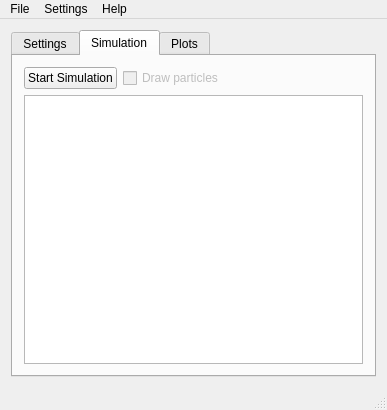
<?xml version="1.0" encoding="UTF-8"?>
<ui version="4.0">
 <class>mdmainwin</class>
 <widget class="QMainWindow" name="mdmainwin">
  <property name="geometry">
   <rect>
    <x>0</x>
    <y>0</y>
    <width>387</width>
    <height>410</height>
   </rect>
  </property>
  <property name="windowTitle">
   <string>Computational Physics Consulting</string>
  </property>
  <widget class="QWidget" name="centralWidget">
   <layout class="QVBoxLayout" name="verticalLayout_2">
    <item>
     <widget class="QTabWidget" name="tabWidget_2">
      <property name="currentIndex">
       <number>1</number>
      </property>
      <widget class="QWidget" name="tab_settings">
       <attribute name="title">
        <string>Settings</string>
       </attribute>
       <layout class="QVBoxLayout" name="verticalLayout">
        <item>
         <widget class="QTabWidget" name="tabWidget">
          <property name="currentIndex">
           <number>4</number>
          </property>
          <property name="usesScrollButtons">
           <bool>true</bool>
          </property>
          <widget class="QWidget" name="tab_element">
           <attribute name="title">
            <string>Element</string>
           </attribute>
           <widget class="QLabel" name="lattice_type_l">
            <property name="geometry">
             <rect>
              <x>10</x>
              <y>20</y>
              <width>81</width>
              <height>21</height>
             </rect>
            </property>
            <property name="text">
             <string>Lattice type:</string>
            </property>
           </widget>
           <widget class="QLabel" name="sigma_l">
            <property name="geometry">
             <rect>
              <x>10</x>
              <y>50</y>
              <width>81</width>
              <height>21</height>
             </rect>
            </property>
            <property name="text">
             <string>Sigma:</string>
            </property>
           </widget>
           <widget class="QLabel" name="epsilon_l">
            <property name="geometry">
             <rect>
              <x>10</x>
              <y>80</y>
              <width>81</width>
              <height>21</height>
             </rect>
            </property>
            <property name="text">
             <string>Epsilon:</string>
            </property>
           </widget>
           <widget class="QLabel" name="mass_l">
            <property name="geometry">
             <rect>
              <x>10</x>
              <y>110</y>
              <width>81</width>
              <height>21</height>
             </rect>
            </property>
            <property name="text">
             <string>Mass:</string>
            </property>
           </widget>
           <widget class="QLabel" name="lattice_constant_l">
            <property name="geometry">
             <rect>
              <x>10</x>
              <y>140</y>
              <width>91</width>
              <height>21</height>
             </rect>
            </property>
            <property name="text">
             <string>Lattice constant:</string>
            </property>
           </widget>
           <widget class="QComboBox" name="lattice_type_cb">
            <property name="geometry">
             <rect>
              <x>110</x>
              <y>20</y>
              <width>61</width>
              <height>22</height>
             </rect>
            </property>
            <property name="currentIndex">
             <number>0</number>
            </property>
            <item>
             <property name="text">
              <string extracomment="Simple cubic">SC</string>
             </property>
            </item>
            <item>
             <property name="text">
              <string extracomment="Face-centered cubic">FCC</string>
             </property>
            </item>
            <item>
             <property name="text">
              <string extracomment="Body-centered cubic">BCC</string>
             </property>
            </item>
           </widget>
           <widget class="QPushButton" name="save_element_pb">
            <property name="geometry">
             <rect>
              <x>10</x>
              <y>170</y>
              <width>91</width>
              <height>23</height>
             </rect>
            </property>
            <property name="sizePolicy">
             <sizepolicy hsizetype="Minimum" vsizetype="Fixed">
              <horstretch>0</horstretch>
              <verstretch>0</verstretch>
             </sizepolicy>
            </property>
            <property name="text">
             <string>Save Element...</string>
            </property>
           </widget>
           <widget class="QPushButton" name="load_element_pb">
            <property name="geometry">
             <rect>
              <x>110</x>
              <y>170</y>
              <width>91</width>
              <height>23</height>
             </rect>
            </property>
            <property name="text">
             <string>Load Element...</string>
            </property>
           </widget>
           <widget class="QLabel" name="sigma_unit_l">
            <property name="geometry">
             <rect>
              <x>200</x>
              <y>50</y>
              <width>61</width>
              <height>21</height>
             </rect>
            </property>
            <property name="text">
             <string>Å</string>
            </property>
           </widget>
           <widget class="QComboBox" name="epsilon_unit_cb">
            <property name="geometry">
             <rect>
              <x>200</x>
              <y>80</y>
              <width>61</width>
              <height>22</height>
             </rect>
            </property>
            <item>
             <property name="text">
              <string extracomment="Electron Volt">eV</string>
             </property>
            </item>
            <item>
             <property name="text">
              <string extracomment="Ergon">erg</string>
             </property>
            </item>
           </widget>
           <widget class="QLabel" name="lattice_constant_unit_l">
            <property name="geometry">
             <rect>
              <x>200</x>
              <y>140</y>
              <width>61</width>
              <height>21</height>
             </rect>
            </property>
            <property name="text">
             <string>Å</string>
            </property>
           </widget>
           <widget class="QLabel" name="mass_unit_l">
            <property name="geometry">
             <rect>
              <x>200</x>
              <y>110</y>
              <width>46</width>
              <height>16</height>
             </rect>
            </property>
            <property name="text">
             <string>u</string>
            </property>
           </widget>
           <widget class="QLineEdit" name="sigma_le">
            <property name="geometry">
             <rect>
              <x>110</x>
              <y>50</y>
              <width>81</width>
              <height>21</height>
             </rect>
            </property>
           </widget>
           <widget class="QLineEdit" name="epsilon_le">
            <property name="geometry">
             <rect>
              <x>110</x>
              <y>80</y>
              <width>81</width>
              <height>21</height>
             </rect>
            </property>
           </widget>
           <widget class="QLineEdit" name="mass_le">
            <property name="geometry">
             <rect>
              <x>110</x>
              <y>110</y>
              <width>81</width>
              <height>21</height>
             </rect>
            </property>
           </widget>
           <widget class="QLineEdit" name="lattice_constant_le">
            <property name="geometry">
             <rect>
              <x>110</x>
              <y>140</y>
              <width>81</width>
              <height>21</height>
             </rect>
            </property>
           </widget>
          </widget>
          <widget class="QWidget" name="tab_environment">
           <attribute name="title">
            <string>Environment</string>
           </attribute>
           <widget class="QLabel" name="init_temperature_l">
            <property name="geometry">
             <rect>
              <x>10</x>
              <y>50</y>
              <width>111</width>
              <height>21</height>
             </rect>
            </property>
            <property name="text">
             <string>Initial temperature:</string>
            </property>
           </widget>
           <widget class="QLabel" name="init_temperature_unit_l">
            <property name="geometry">
             <rect>
              <x>210</x>
              <y>50</y>
              <width>101</width>
              <height>21</height>
             </rect>
            </property>
            <property name="text">
             <string>K</string>
            </property>
           </widget>
           <widget class="QLabel" name="num_particles_l">
            <property name="geometry">
             <rect>
              <x>10</x>
              <y>20</y>
              <width>121</width>
              <height>21</height>
             </rect>
            </property>
            <property name="text">
             <string>Number of particles:</string>
            </property>
           </widget>
           <widget class="QLineEdit" name="init_temperature_le">
            <property name="geometry">
             <rect>
              <x>120</x>
              <y>50</y>
              <width>81</width>
              <height>21</height>
             </rect>
            </property>
           </widget>
           <widget class="QLineEdit" name="num_particles_le">
            <property name="geometry">
             <rect>
              <x>120</x>
              <y>20</y>
              <width>81</width>
              <height>21</height>
             </rect>
            </property>
           </widget>
          </widget>
          <widget class="QWidget" name="tab_control">
           <attribute name="title">
            <string>Control</string>
           </attribute>
           <widget class="QGroupBox" name="groupBox_3">
            <property name="geometry">
             <rect>
              <x>10</x>
              <y>10</y>
              <width>273</width>
              <height>151</height>
             </rect>
            </property>
            <property name="title">
             <string>Constants</string>
            </property>
            <layout class="QHBoxLayout" name="horizontalLayout_4">
             <item>
              <layout class="QVBoxLayout" name="verticalLayout_5">
               <property name="spacing">
                <number>10</number>
               </property>
               <item>
                <widget class="QRadioButton" name="npe_rb">
                 <property name="text">
                  <string>NPE</string>
                 </property>
                </widget>
               </item>
               <item>
                <widget class="QRadioButton" name="nve_rb">
                 <property name="text">
                  <string>NVE</string>
                 </property>
                </widget>
               </item>
               <item>
                <widget class="QRadioButton" name="nvt_rb">
                 <property name="text">
                  <string>NVT</string>
                 </property>
                </widget>
               </item>
               <item>
                <widget class="QRadioButton" name="npt_rb">
                 <property name="text">
                  <string>NPT</string>
                 </property>
                </widget>
               </item>
              </layout>
             </item>
             <item>
              <widget class="QLabel" name="constants_comment_l">
               <property name="sizePolicy">
                <sizepolicy hsizetype="Expanding" vsizetype="Preferred">
                 <horstretch>0</horstretch>
                 <verstretch>0</verstretch>
                </sizepolicy>
               </property>
               <property name="text">
                <string>TextLabel</string>
               </property>
               <property name="alignment">
                <set>Qt::AlignLeading|Qt::AlignLeft|Qt::AlignTop</set>
               </property>
              </widget>
             </item>
            </layout>
           </widget>
           <widget class="QLabel" name="desired_pressure_l">
            <property name="geometry">
             <rect>
              <x>10</x>
              <y>170</y>
              <width>111</width>
              <height>21</height>
             </rect>
            </property>
            <property name="text">
             <string>Desired pressure:</string>
            </property>
           </widget>
           <widget class="QLabel" name="desired_temperature_l">
            <property name="geometry">
             <rect>
              <x>10</x>
              <y>200</y>
              <width>111</width>
              <height>21</height>
             </rect>
            </property>
            <property name="text">
             <string>Desired temperature:</string>
            </property>
           </widget>
           <widget class="QComboBox" name="desired_pressure_unit_cb">
            <property name="geometry">
             <rect>
              <x>210</x>
              <y>170</y>
              <width>61</width>
              <height>22</height>
             </rect>
            </property>
            <property name="currentIndex">
             <number>2</number>
            </property>
            <item>
             <property name="text">
              <string>Pa</string>
             </property>
            </item>
            <item>
             <property name="text">
              <string>Bar</string>
             </property>
            </item>
            <item>
             <property name="text">
              <string>atm</string>
             </property>
            </item>
           </widget>
           <widget class="QLabel" name="desired_temperature_unit_l">
            <property name="geometry">
             <rect>
              <x>210</x>
              <y>200</y>
              <width>46</width>
              <height>16</height>
             </rect>
            </property>
            <property name="text">
             <string>K</string>
            </property>
           </widget>
           <widget class="QLineEdit" name="desire_temperature_le">
            <property name="geometry">
             <rect>
              <x>120</x>
              <y>200</y>
              <width>81</width>
              <height>21</height>
             </rect>
            </property>
           </widget>
           <widget class="QLineEdit" name="desired_pressure_le">
            <property name="geometry">
             <rect>
              <x>120</x>
              <y>170</y>
              <width>81</width>
              <height>21</height>
             </rect>
            </property>
           </widget>
          </widget>
          <widget class="QWidget" name="tab_simulation">
           <attribute name="title">
            <string>Simulation</string>
           </attribute>
           <widget class="QWidget" name="widget" native="true">
            <property name="geometry">
             <rect>
              <x>1</x>
              <y>1</y>
              <width>291</width>
              <height>231</height>
             </rect>
            </property>
            <layout class="QVBoxLayout" name="verticalLayout_3">
             <item>
              <widget class="QGroupBox" name="groupBox">
               <property name="sizePolicy">
                <sizepolicy hsizetype="Expanding" vsizetype="Preferred">
                 <horstretch>0</horstretch>
                 <verstretch>0</verstretch>
                </sizepolicy>
               </property>
               <property name="minimumSize">
                <size>
                 <width>0</width>
                 <height>0</height>
                </size>
               </property>
               <property name="title">
                <string>Leapfrog integration</string>
               </property>
               <widget class="QLabel" name="time_step_unit_l">
                <property name="geometry">
                 <rect>
                  <x>210</x>
                  <y>30</y>
                  <width>21</width>
                  <height>21</height>
                 </rect>
                </property>
                <property name="text">
                 <string>fs</string>
                </property>
               </widget>
               <widget class="QLabel" name="time_step_l">
                <property name="geometry">
                 <rect>
                  <x>10</x>
                  <y>30</y>
                  <width>101</width>
                  <height>21</height>
                 </rect>
                </property>
                <property name="text">
                 <string>Time step length:</string>
                </property>
               </widget>
               <widget class="QLabel" name="num_time_steps_l">
                <property name="geometry">
                 <rect>
                  <x>10</x>
                  <y>60</y>
                  <width>131</width>
                  <height>21</height>
                 </rect>
                </property>
                <property name="text">
                 <string>Number of time step:</string>
                </property>
               </widget>
               <widget class="QLineEdit" name="time_step_le">
                <property name="geometry">
                 <rect>
                  <x>120</x>
                  <y>30</y>
                  <width>81</width>
                  <height>21</height>
                 </rect>
                </property>
               </widget>
               <widget class="QLineEdit" name="num_time_steps_le">
                <property name="geometry">
                 <rect>
                  <x>120</x>
                  <y>60</y>
                  <width>81</width>
                  <height>21</height>
                 </rect>
                </property>
               </widget>
              </widget>
             </item>
             <item>
              <widget class="QGroupBox" name="groupBox_2">
               <property name="sizePolicy">
                <sizepolicy hsizetype="Expanding" vsizetype="Preferred">
                 <horstretch>0</horstretch>
                 <verstretch>0</verstretch>
                </sizepolicy>
               </property>
               <property name="minimumSize">
                <size>
                 <width>0</width>
                 <height>0</height>
                </size>
               </property>
               <property name="title">
                <string>Verlet list</string>
               </property>
               <widget class="QLabel" name="inner_cutoff_l">
                <property name="geometry">
                 <rect>
                  <x>10</x>
                  <y>30</y>
                  <width>71</width>
                  <height>21</height>
                 </rect>
                </property>
                <property name="text">
                 <string>Inner cutoff:</string>
                </property>
               </widget>
               <widget class="QLabel" name="outer_cutoff_l">
                <property name="geometry">
                 <rect>
                  <x>10</x>
                  <y>60</y>
                  <width>71</width>
                  <height>21</height>
                 </rect>
                </property>
                <property name="text">
                 <string>Outer cutoff:</string>
                </property>
               </widget>
               <widget class="QLabel" name="inner_cutoff_unit_l">
                <property name="geometry">
                 <rect>
                  <x>170</x>
                  <y>30</y>
                  <width>71</width>
                  <height>21</height>
                 </rect>
                </property>
                <property name="text">
                 <string>times Sigma</string>
                </property>
               </widget>
               <widget class="QLabel" name="outer_cutoff_unit_l">
                <property name="geometry">
                 <rect>
                  <x>170</x>
                  <y>60</y>
                  <width>111</width>
                  <height>21</height>
                 </rect>
                </property>
                <property name="text">
                 <string>times inner cutoff</string>
                </property>
               </widget>
               <widget class="QLineEdit" name="inner_cutoff_le">
                <property name="geometry">
                 <rect>
                  <x>80</x>
                  <y>30</y>
                  <width>81</width>
                  <height>21</height>
                 </rect>
                </property>
               </widget>
               <widget class="QLineEdit" name="outer_cutoff_le">
                <property name="geometry">
                 <rect>
                  <x>80</x>
                  <y>60</y>
                  <width>81</width>
                  <height>21</height>
                 </rect>
                </property>
               </widget>
              </widget>
             </item>
            </layout>
           </widget>
          </widget>
          <widget class="QWidget" name="tab_output">
           <attribute name="title">
            <string>Output</string>
           </attribute>
           <widget class="QLabel" name="measurement_interval_l">
            <property name="geometry">
             <rect>
              <x>10</x>
              <y>20</y>
              <width>131</width>
              <height>21</height>
             </rect>
            </property>
            <property name="sizePolicy">
             <sizepolicy hsizetype="Preferred" vsizetype="Expanding">
              <horstretch>0</horstretch>
              <verstretch>0</verstretch>
             </sizepolicy>
            </property>
            <property name="text">
             <string>Measurement interval:</string>
            </property>
           </widget>
           <widget class="QSpinBox" name="measurement_interval_sb">
            <property name="geometry">
             <rect>
              <x>130</x>
              <y>20</y>
              <width>81</width>
              <height>21</height>
             </rect>
            </property>
            <property name="minimum">
             <number>1</number>
            </property>
            <property name="maximum">
             <number>1000000</number>
            </property>
            <property name="value">
             <number>1</number>
            </property>
           </widget>
           <widget class="QLabel" name="measurement_interval_timesteps_l">
            <property name="geometry">
             <rect>
              <x>220</x>
              <y>20</y>
              <width>61</width>
              <height>21</height>
             </rect>
            </property>
            <property name="text">
             <string>timesteps</string>
            </property>
           </widget>
           <widget class="QGroupBox" name="groupBox_4">
            <property name="geometry">
             <rect>
              <x>10</x>
              <y>50</y>
              <width>273</width>
              <height>151</height>
             </rect>
            </property>
            <property name="title">
             <string>Stored properties</string>
            </property>
            <widget class="QCheckBox" name="msd_cb">
             <property name="geometry">
              <rect>
               <x>10</x>
               <y>120</y>
               <width>51</width>
               <height>21</height>
              </rect>
             </property>
             <property name="text">
              <string>MSD</string>
             </property>
            </widget>
            <widget class="QCheckBox" name="energy_total_cb">
             <property name="geometry">
              <rect>
               <x>140</x>
               <y>30</y>
               <width>101</width>
               <height>21</height>
              </rect>
             </property>
             <property name="text">
              <string>Energy, total</string>
             </property>
            </widget>
            <widget class="QCheckBox" name="diffoceff_cb">
             <property name="geometry">
              <rect>
               <x>10</x>
               <y>30</y>
               <width>101</width>
               <height>21</height>
              </rect>
             </property>
             <property name="text">
              <string>Diffusion coeff.</string>
             </property>
            </widget>
            <widget class="QCheckBox" name="energy_potential_cb">
             <property name="geometry">
              <rect>
               <x>140</x>
               <y>90</y>
               <width>121</width>
               <height>21</height>
              </rect>
             </property>
             <property name="text">
              <string>Energy, potential</string>
             </property>
            </widget>
            <widget class="QCheckBox" name="energy_kinetic_cb">
             <property name="geometry">
              <rect>
               <x>140</x>
               <y>60</y>
               <width>111</width>
               <height>21</height>
              </rect>
             </property>
             <property name="text">
              <string>Energy, kinetic</string>
             </property>
            </widget>
            <widget class="QCheckBox" name="cohesive_energy_cb">
             <property name="geometry">
              <rect>
               <x>140</x>
               <y>120</y>
               <width>121</width>
               <height>21</height>
              </rect>
             </property>
             <property name="text">
              <string>Cohesive energy</string>
             </property>
            </widget>
            <widget class="QCheckBox" name="pressure_cb">
             <property name="geometry">
              <rect>
               <x>10</x>
               <y>60</y>
               <width>71</width>
               <height>21</height>
              </rect>
             </property>
             <property name="text">
              <string>Pressure</string>
             </property>
            </widget>
            <widget class="QCheckBox" name="cv_cb">
             <property name="geometry">
              <rect>
               <x>10</x>
               <y>90</y>
               <width>41</width>
               <height>21</height>
              </rect>
             </property>
             <property name="text">
              <string>Cv</string>
             </property>
            </widget>
           </widget>
           <widget class="QCheckBox" name="store_particle_possitions_cb">
            <property name="geometry">
             <rect>
              <x>20</x>
              <y>210</y>
              <width>131</width>
              <height>17</height>
             </rect>
            </property>
            <property name="text">
             <string>Store particle positions</string>
            </property>
           </widget>
          </widget>
         </widget>
        </item>
        <item>
         <layout class="QHBoxLayout" name="horizontalLayout">
          <item>
           <widget class="QDialogButtonBox" name="settings_bb">
            <property name="standardButtons">
             <set>QDialogButtonBox::Cancel|QDialogButtonBox::Ok</set>
            </property>
            <property name="centerButtons">
             <bool>false</bool>
            </property>
           </widget>
          </item>
         </layout>
        </item>
       </layout>
      </widget>
      <widget class="QWidget" name="tab_simulation_2">
       <attribute name="title">
        <string>Simulation</string>
       </attribute>
       <layout class="QVBoxLayout" name="verticalLayout_4">
        <item>
         <layout class="QHBoxLayout" name="horizontalLayout_3">
          <item>
           <widget class="QPushButton" name="start_simulation_pb">
            <property name="text">
             <string>Start Simulation</string>
            </property>
           </widget>
          </item>
          <item>
           <widget class="QCheckBox" name="draw_particles_cb">
            <property name="enabled">
             <bool>false</bool>
            </property>
            <property name="text">
             <string>Draw particles</string>
            </property>
           </widget>
          </item>
          <item>
           <spacer name="horizontalSpacer_2">
            <property name="orientation">
             <enum>Qt::Horizontal</enum>
            </property>
            <property name="sizeHint" stdset="0">
             <size>
              <width>40</width>
              <height>20</height>
             </size>
            </property>
           </spacer>
          </item>
         </layout>
        </item>
        <item>
         <widget class="QTextBrowser" name="simulation_output_tb"/>
        </item>
       </layout>
      </widget>
      <widget class="QWidget" name="tab_plots">
       <attribute name="title">
        <string>Plots</string>
       </attribute>
      </widget>
     </widget>
    </item>
   </layout>
  </widget>
  <widget class="QMenuBar" name="menuBar">
   <property name="geometry">
    <rect>
     <x>0</x>
     <y>0</y>
     <width>387</width>
     <height>18</height>
    </rect>
   </property>
   <widget class="QMenu" name="menuFile">
    <property name="title">
     <string>File</string>
    </property>
    <addaction name="actionExit"/>
   </widget>
   <widget class="QMenu" name="menuHelp">
    <property name="title">
     <string>Help</string>
    </property>
    <addaction name="actionAbout"/>
   </widget>
   <widget class="QMenu" name="menuSettings">
    <property name="title">
     <string>Settings</string>
    </property>
    <addaction name="actionSave_Settings"/>
    <addaction name="actionLoad_Settings"/>
   </widget>
   <addaction name="menuFile"/>
   <addaction name="menuSettings"/>
   <addaction name="menuHelp"/>
  </widget>
  <widget class="QStatusBar" name="statusbar"/>
  <action name="actionExit">
   <property name="text">
    <string>Exit</string>
   </property>
  </action>
  <action name="actionAbout">
   <property name="text">
    <string>About...</string>
   </property>
  </action>
  <action name="actionSave_Settings">
   <property name="text">
    <string>Save Settings...</string>
   </property>
  </action>
  <action name="actionLoad_Settings">
   <property name="text">
    <string>Load Settings...</string>
   </property>
  </action>
 </widget>
 <layoutdefault spacing="6" margin="11"/>
 <resources/>
 <connections>
  <connection>
   <sender>actionExit</sender>
   <signal>triggered()</signal>
   <receiver>mdmainwin</receiver>
   <slot>close()</slot>
   <hints>
    <hint type="sourcelabel">
     <x>-1</x>
     <y>-1</y>
    </hint>
    <hint type="destinationlabel">
     <x>191</x>
     <y>195</y>
    </hint>
   </hints>
  </connection>
 </connections>
</ui>
